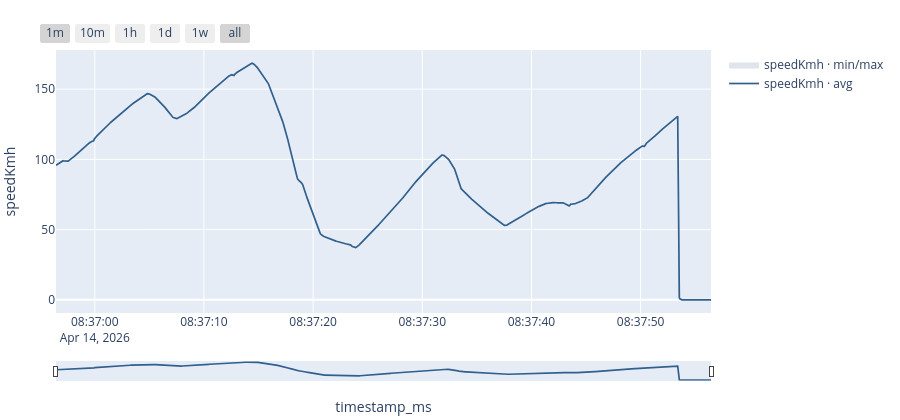

This figure's notebook cell:
### Code cell
chart.zoom_last("1m")

### Figure 1 — Plotly figure (JSON) as saved in the notebook; plotly's stock layout.template omitted (floating-point values rounded to 4 significant figures; data arrays with more than 128 entries replaced by an {"elided": "..."} marker saying what was removed)
{"data": [{"fill": "toself", "fillcolor": "rgba(77,109,140,0.18)", "hoverinfo": "skip", "legendgroup": "speedKmh", "line": {"width": 0}, "name": "speedKmh · min/max", "showlegend": true, "type": "scatter", "x": {"elided": "2402 str values"}, "y": {"elided": "2402 float values"}}, {"legendgroup": "speedKmh", "line": {"color": "#31608c", "dash": "solid", "width": 1.7}, "marker": {"size": 4}, "mode": "lines", "name": "speedKmh · avg", "type": "scatter", "x": {"elided": "1201 str values"}, "y": {"elided": "1201 float values"}}], "layout": {"dragmode": "zoom", "height": 420, "hovermode": "x unified", "margin": {"b": 40, "l": 40, "r": 10, "t": 50}, "showlegend": true, "xaxis": {"rangeselector": {"buttons": [{"count": 1, "label": "1m", "step": "minute", "stepmode": "backward"}, {"count": 10, "label": "10m", "step": "minute", "stepmode": "backward"}, {"count": 1, "label": "1h", "step": "hour", "stepmode": "backward"}, {"count": 1, "label": "1d", "step": "day", "stepmode": "backward"}, {"count": 7, "label": "1w", "step": "day", "stepmode": "backward"}, {"label": "all", "step": "all"}]}, "rangeslider": {"thickness": 0.06, "visible": true}, "title": {"text": "timestamp_ms"}}, "yaxis": {"title": {"text": "speedKmh"}}}}
